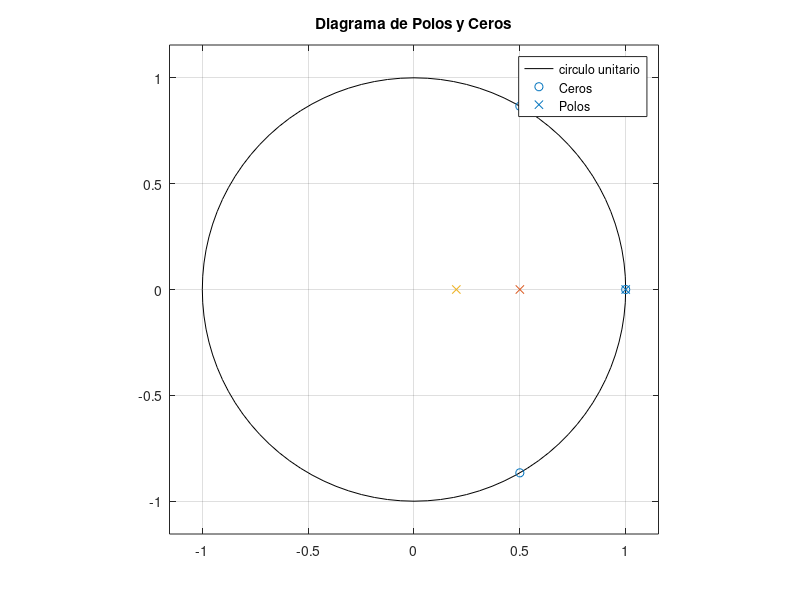

The MATLAB script that drew this image: (Note: this script raises an error after producing the figure.)
pkg load signal 
addpath('../../../Funciones');
H = @(z) (1 - 2*z.^(-1) + 2*z.^(-2) - z.^(-3)) ./ ((1 - z.^(-1)) .* (1 - 0.5*z.^(-1)) .* (1 - 0.2*z.^(-1)));

coef_numerador = [1,-2, 2, -1];

ceros = roots(coef_numerador);

polos = [1, 0.5, 0.2]; % mirando el enunciado, al estar factorizado es facil

ceros'

figure(1)
clf
zplane(ceros, polos);
title('Diagrama de Polos y Ceros');
legend('circulo unitario', 'Ceros', 'Polos');


# parte 2
pkg load signal

% Coeficientes
a = [1, -1.7, 0.85, -0.1];   % lado de y[n]
b = [1, -2, 2, -1];           % lado de x[n]

% Señal de entrada: impulso de N muestras
N = 20;
s = zeros(1, N);
s(1) = 1;   % delta[n]: vale 1 solo en n=0 (índice 1 en Octave)

% Calcular respuesta al impulso
h = respuesta_al_impulso(a, b, s);

% Graficar
stem(0:N-1, h)
xlabel('n')
ylabel('h[n]')
title('Respuesta al impulso')
grid on
